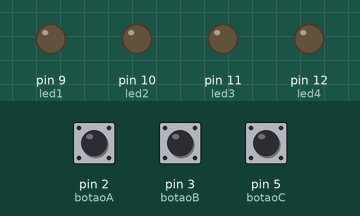
This sketch was run on a simulated Arduino Uno, built with avr-gcc and run on an emulated ATmega328P. On the bench: output pins drawn as LEDs (lit = HIGH). The inputs (shaded band) are chosen by the test bench; at power-on: pin 2 (botaoA) HIGH, pin 5 (botaoC) LOW, pin 3 (botaoB) HIGH.

Above: at 1.2 s.
1.3 s: pin 2 (botaoA) pulled LOW for 0.15 s
At 2.7 s:
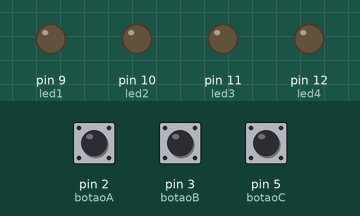
3.0 s: pin 5 (botaoC) pulled HIGH for 0.15 s
At 3.07 s:
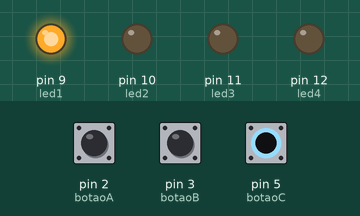
4.6 s: pin 3 (botaoB) pulled LOW for 0.15 s
At 5.4 s:
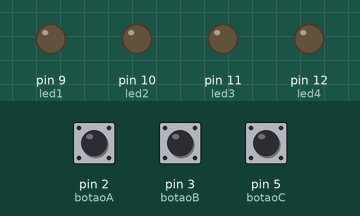
6.3 s: pin 3 (botaoB) pulled LOW for 3.2 s
At 7.5 s:
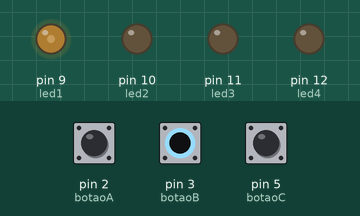
11.0 s: pin 2 (botaoA) pulled LOW for 3.2 s
At 15.2 s:
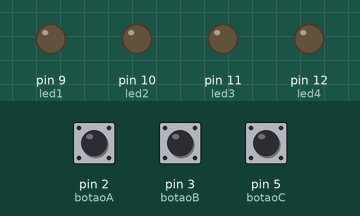
Timing chart, 0 to 16.7 s (numbered marks = the images above; inputs shaded):
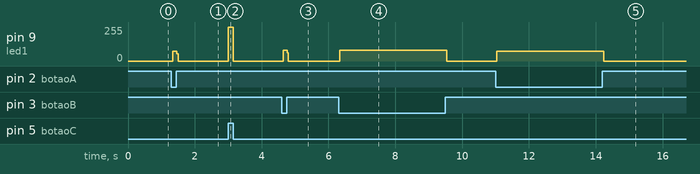

Measured:
- after the input at 1.3 s, pin 9 (led1): 0/255 → 75/255 at once, → 0/255 0.12 s later
- after the input at 3.0 s, pin 9 (led1): 0/255 → 255/255 at once, → 0/255 0.15 s later
- after the input at 4.6 s, pin 9 (led1): 0/255 → 81/255 at once, → 0/255 0.12 s later
- after the input at 6.3 s, pin 9 (led1): 0/255 → 81/255 at once, → 0/255 3.2 s later
- after the input at 11.0 s, pin 9 (led1): 0/255 → 75/255 at once, → 0/255 3.2 s later

The sketch:

3chaves.ino
```cpp
#define botaoA 2
#define botaoB 3
#define botaoC 5
#define led1 9
#define led2 10
#define led3 11
#define led4 12

void setup() {
  pinMode(botaoA, INPUT);
  pinMode(botaoB, INPUT);
  pinMode(botaoC, INPUT);
  pinMode(led1, OUTPUT);
  pinMode(led2, OUTPUT);
  pinMode(led3, OUTPUT);
  pinMode(led4, OUTPUT);
  Serial.begin(9600);
}

bool A = digitalRead(botaoA);

void loop() {
  if((digitalRead(botaoA) == 0) && (digitalRead(botaoB) == 0) && (digitalRead(botaoC) == 1)){
    digitalWrite(led1,1);
  }
   if((digitalRead(botaoA) == 0) && (digitalRead(botaoB) == 1) && (digitalRead(botaoC) == 0)){
    digitalWrite(led1,1);
  }
   if((digitalRead(botaoA) == 1) && (digitalRead(botaoB) == 0) && (digitalRead(botaoC) == 0)){
    digitalWrite(led1,1);
  }
   if((digitalRead(botaoA) == 1) && (digitalRead(botaoB) == 1) && (digitalRead(botaoC) == 1)){
    digitalWrite(led1,1);
  }
  else{
    digitalWrite(led1,0);
  }

}
```
